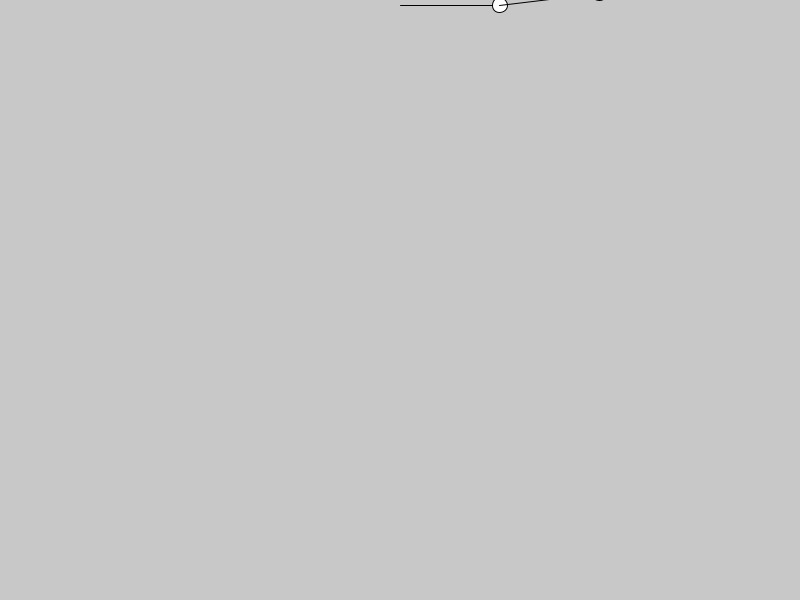
Frame 1 (no input)
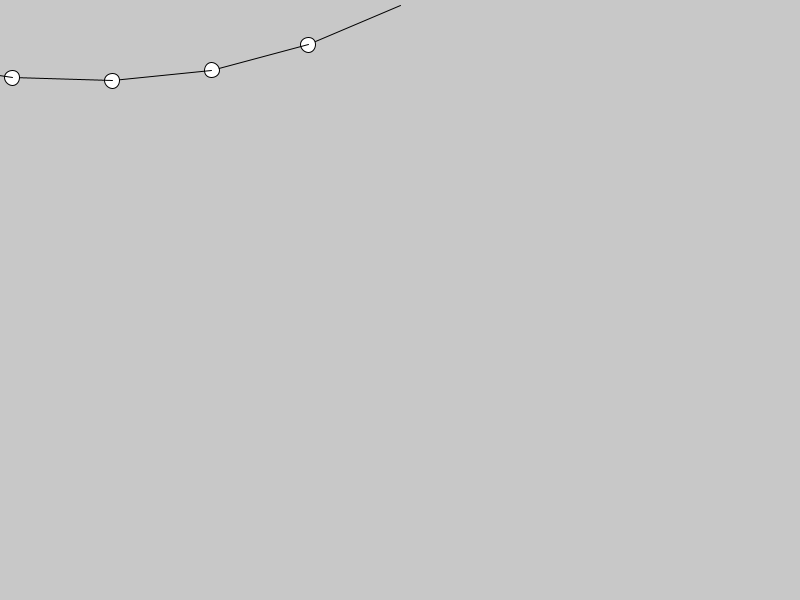
Frame 60 (the mouse pressed at the canvas centre just before this capture)
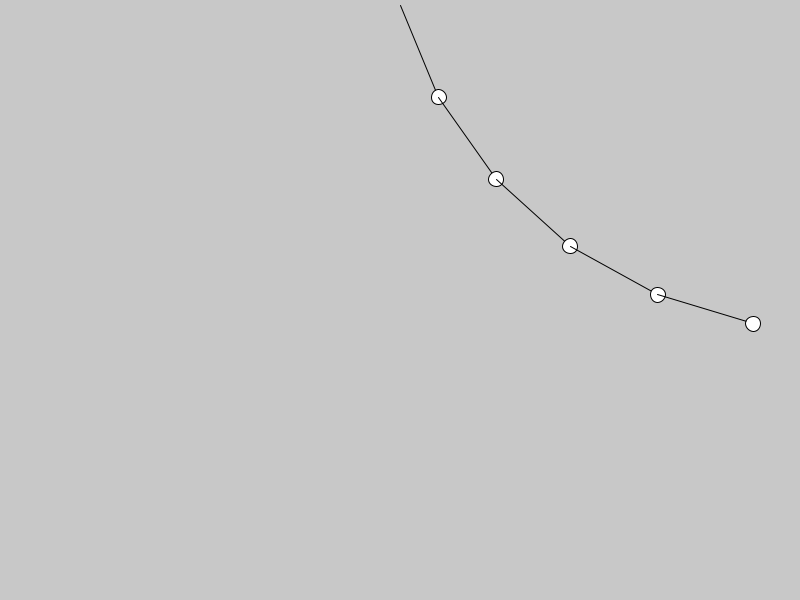
Frame 120 (the mouse held since frame 60 and released just before this capture)

The Processing sketch that drew these frames (run headless with seeded random() and noise(); from frame 60 on, the mouse is pressed at the canvas centre):

// Processing sketch: pendulum
// ── pendulum.pde
static class Point {
  float Xpos, Ypos, speed, theta, theta0, thetaAccel, thetaSpeed;
  static int radius = 15;

  Point(float initTheta) {
    theta0 = initTheta;
    theta = initTheta;
    Xpos = 0;
    Ypos = 0;
    speed = 0;
  }
}

float theta0 = PI/2;
float gravity = 0.005;
Point[] arrayPoint = new Point[5];
int pendulumRadius = 100;

void setup() {
  size(800, 600);

  for (int i=0; i<arrayPoint.length; i++) {
    arrayPoint[i] = new Point(theta0+i*0.13);
  }

  for (int i=0; i<arrayPoint.length; i++) {
    background(200);
    translate(width/2, 5);
    line(0, 0, arrayPoint[i].Xpos, arrayPoint[i].Ypos);
    ellipse(arrayPoint[i].Xpos, arrayPoint[i].Ypos, Point.radius, Point.radius);
  }
}

void draw() {
  background(200);
  translate(width/2, 5);

  for (int i=0; i<arrayPoint.length; i++) {

    //if(i!=0){ellipse(arrayPoint[i-1].Xpos, arrayPoint[i-1].Ypos, Point.radius, Point.radius);}

    arrayPoint[i].thetaAccel = -1*gravity*sin(arrayPoint[i].theta);
    arrayPoint[i].thetaSpeed += arrayPoint[i].thetaAccel;
    arrayPoint[i].thetaSpeed *= 0.995;
    arrayPoint[i].theta += arrayPoint[i].thetaSpeed;

    arrayPoint[i].Xpos = sin(arrayPoint[i].theta)*pendulumRadius;
    arrayPoint[i].Ypos = sin(PI/2 - arrayPoint[i].theta)*pendulumRadius;

    line(0, 0, arrayPoint[i].Xpos, arrayPoint[i].Ypos);
    ellipse(arrayPoint[i].Xpos, arrayPoint[i].Ypos, Point.radius, Point.radius);

    translate(arrayPoint[i].Xpos, arrayPoint[i].Ypos);
  }
}
